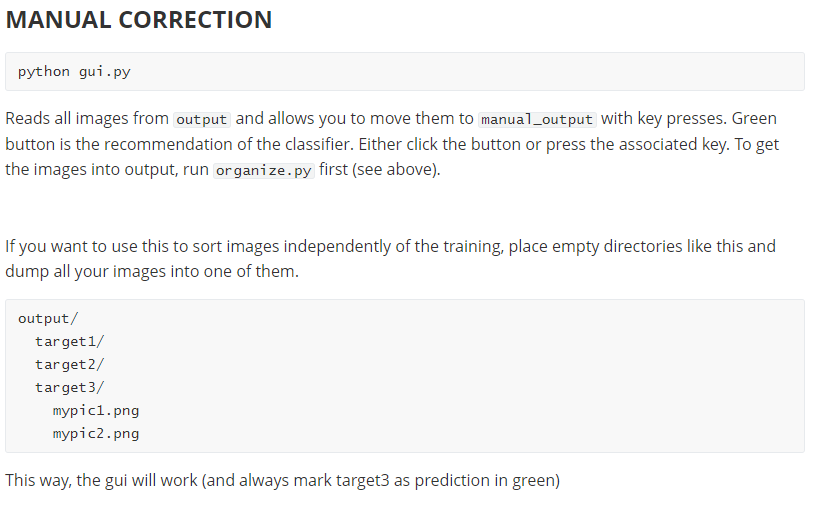
#> input picture Picture.png, 834 x 518 px
$ python visucol.py ../Picture.png
#> lines starting #> are read from the running program, lines starting #| are printed output that depends on the picture
### ambiente/dominance.py
#!/usr/bin/env python3

# original by charles leifer: https://charlesleifer.com/blog/using-python-and-k-means-to-find-the-dominant-colors-in-images/
from collections import namedtuple
from math import sqrt
import random
try:
    import Image
except ImportError:
    from PIL import Image
import shelve
from os import path
import os

MY_PATH = path.abspath(path.dirname(__file__))
DATA_SHELVE_DIR = path.join(MY_PATH, "shelves")
DOMINANT_COLORS_SHELVE = path.join(DATA_SHELVE_DIR, "dominant_colors.shelve") # for each imagepath, contains a list of int-encoded colors
os.makedirs(DATA_SHELVE_DIR, exist_ok=True)

Point = namedtuple('Point', ('coords', 'n', 'ct'))
Cluster = namedtuple('Cluster', ('points', 'center', 'n'))

def get_points(img):
    points = []
    w, h = img.size
    for count, color in img.getcolors(w * h):
        points.append(Point(color, 3, count))
    return points

rtoh = lambda rgb: '#%s' % ''.join(('%02x' % p for p in rgb))

def colorz(filename, n=3):
    img = Image.open(filename)
    img.thumbnail((200, 200))

    # mainly needed for gifs
    rgb_img = img.convert('RGB')
    img = rgb_img

    w, h = img.size

    points = get_points(img)
    try:
        clusters = kmeans(points, n, 1)
    except ValueError as e:
        print("Encoundered ValueError in kmeans because there are not enough colors for making {} clusters.\nUsing only one cluster to be on the safe side...".format(n))
        clustersx = kmeans(points, k=1, min_diff=1)
        # use the clustersx n times
        clusters = clustersx * n
    rgbs = [map(int, c.center.coords) for c in clusters]
    return map(rtoh, rgbs)

def euclidean(p1, p2):
    return sqrt(sum([
        (p1.coords[i] - p2.coords[i]) ** 2 for i in range(p1.n)
    ]))

def calculate_center(points, n):
    vals = [0.0 for i in range(n)]
    plen = 0
    for p in points:
        plen += p.ct
        for i in range(n):
            vals[i] += (p.coords[i] * p.ct)
    return Point([(v / plen) for v in vals], n, 1)

def kmeans(points, k, min_diff):
    clusters = [Cluster([p], p, p.n) for p in random.sample(points, k)]

    while 1:
        plists = [[] for i in range(k)]

        for p in points:
            smallest_distance = float('Inf')
            for i in range(k):
                distance = euclidean(p, clusters[i].center)
                if distance < smallest_distance:
                    smallest_distance = distance
                    idx = i
            plists[idx].append(p)

        diff = 0
        for i in range(k):
            old = clusters[i]
            center = calculate_center(plists[i], old.n)
            new = Cluster(plists[i], center, old.n)
            clusters[i] = new
            diff = max(diff, euclidean(old.center, new.center))

        if diff < min_diff:
            break

    return clusters

def str_color_to_int(colo):
    if colo.startswith('#'):
        colo = colo[1:]
    i = int(colo, 16)
    if i >= 2**23:
        i -= 2**24
    return i

def int_to_color_str(int_colo):
    return '#%06x'%((int_colo+2**24)%2**24)

def extract_color_information(imagepath, num_colors=5, shelfpath=DOMINANT_COLORS_SHELVE, reuse=True, verbose=True):
    with shelve.open(shelfpath) as shelf:
        fpath = path.normpath(path.abspath(imagepath))
        if verbose:
            print("Extracting color info from {}".format(fpath))
        if reuse and fpath in shelf.keys():
            return # we already have the colors
        shelf[fpath] = list(map(str_color_to_int, colorz(imagepath, n=num_colors)))

# [8 lines left out: function setup_for_all_dirs, not called in this run]

### ambiente/visucol.py
#!/usr/bin/env python3
import sys
from PIL import Image, ImageOps
import dominance as d
import shelve
from os import path

def add_borders(image, colors_as_hex):
    return image

def visualize_colors(impath):
    imp = path.normpath(path.abspath(impath))
    d.extract_color_information(imp, reuse=True) # if it is already there, it will be reused
#> in colorz, img is the input picture: PIL image 834x518 RGBA; mean R, G, B, A 246.4, 246.4, 246.5, 255
#> in colorz, `img.thumbnail((200, 200))`:
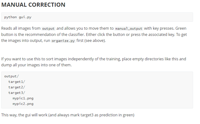
#> img: PIL image 200x124 RGBA; mean R, G, B, A 246.2, 246.2, 246.3, 255
#> the loop in get_points, `for count, color in img.getcolors(w * h):` made 2938 passes
#> (count, color) on passes 1, 2, 4: (11805, (255, 255, 255)), (71, (254, 255, 255)), (1, (129, 127, 124))
#> after the loop in get_points, `for count, color in img.getcolors(w * h):`: points = 2938 items
#> in kmeans, `clusters = [Cluster([p], p, p.n) for p in random.sample(points, k)]`: clusters = 5 items
#> after the loop in kmeans, `while 1:`: idx = 3
#> in colorz, `clusters = kmeans(points, n, 1)`: clusters = 5 items
#> in str_color_to_int, `colo = colo[1:]`: colo = 'cbcaca'
#> in str_color_to_int, `i = int(colo, 16)`: i = 13355722
#> in str_color_to_int, `i -= 2**24`: i = -3421494
    with shelve.open(d.DOMINANT_COLORS_SHELVE) as colorshelf:
        colors_as_ints = colorshelf[imp]
    colors_as_hex = list(map(d.int_to_color_str, colors_as_ints))
    print("Relevant Colors: {}".format(colors_as_hex))
    with Image.open(imp) as image:
        for colo in colors_as_hex:
            image = ImageOps.expand(image, border=100, fill=colo)
#> this loop made 5 passes
#> pass 1, in visualize_colors, `image = ImageOps.expand(image, border=100, fill=colo)`:
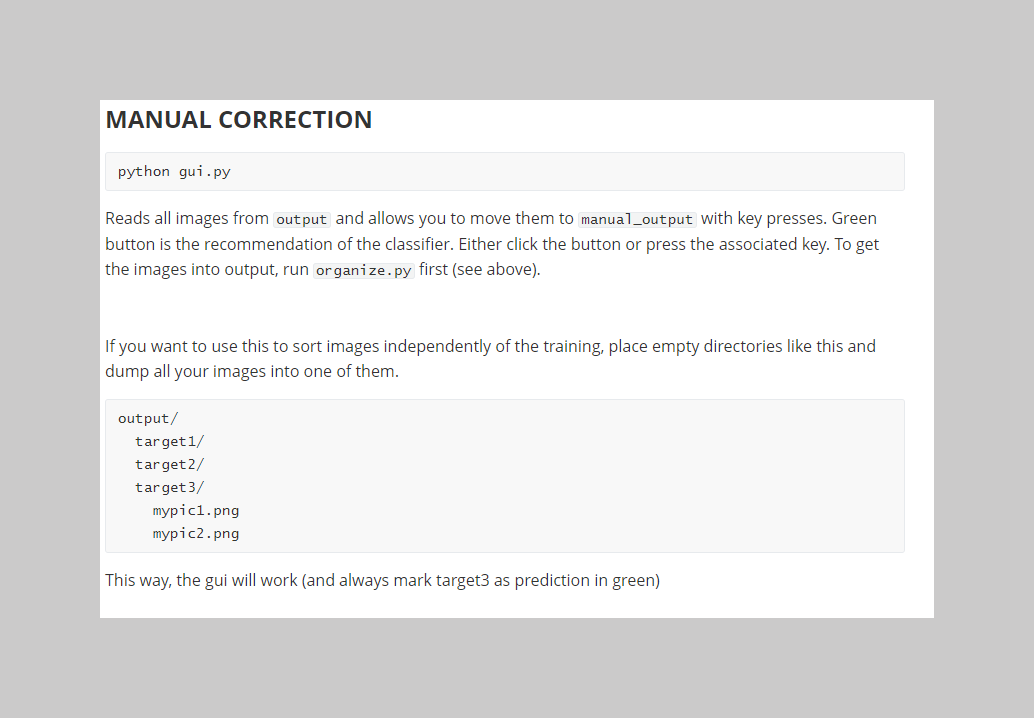
#> image: PIL image 1034x718 RGBA; mean R, G, B, A 228.2, 227.8, 227.9, 255
#> pass 2, in visualize_colors, `image = ImageOps.expand(image, border=100, fill=colo)`:
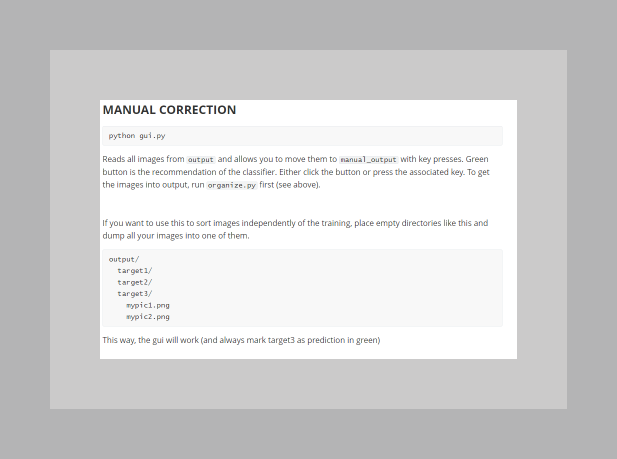
#> image: PIL image 1234x918 RGBA (shown at 1/2 size); mean R, G, B, A 211.6, 211.4, 211.7, 255
#> pass 3, in visualize_colors, `image = ImageOps.expand(image, border=100, fill=colo)`:
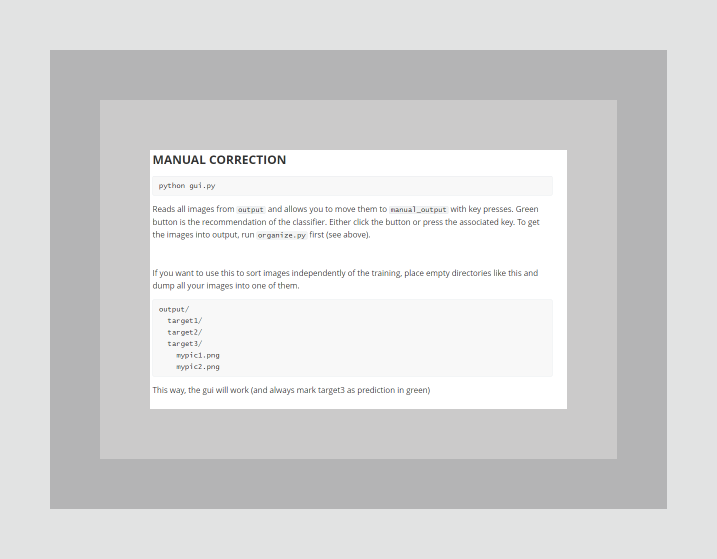
#> image: PIL image 1434x1118 RGBA (shown at 1/2 size); mean R, G, B, A 215.8, 215.9, 216.2, 255
#> after the loop:
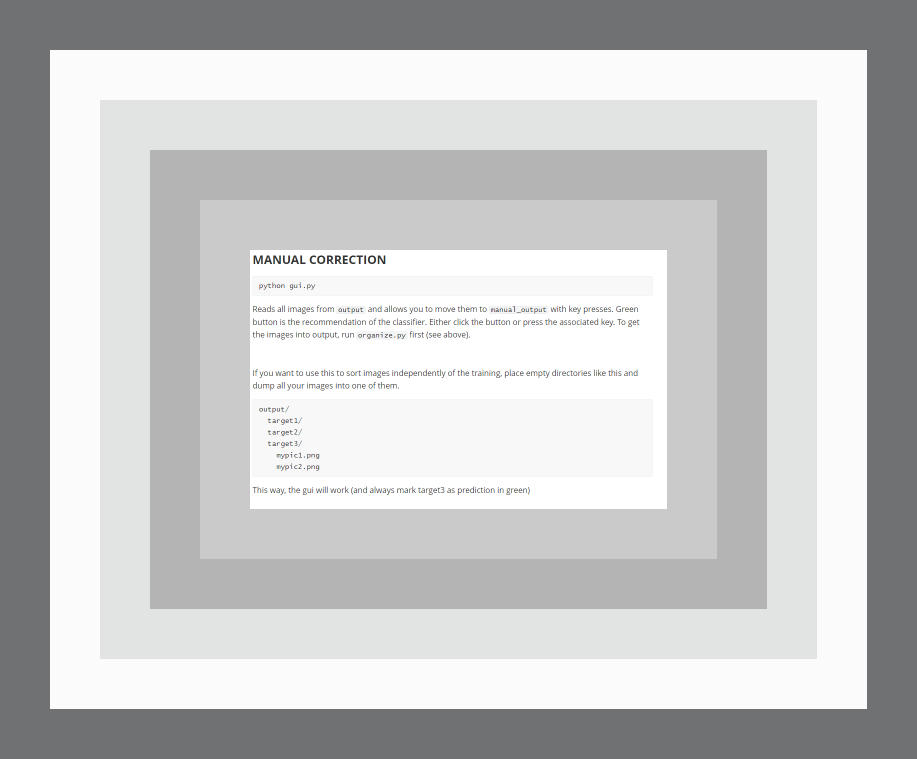
#> image: PIL image 1834x1518 RGBA (shown at 1/2 size); mean R, G, B, A 199.3, 199.6, 199.9, 255
        image.show()

if __name__ == "__main__":
    visualize_colors(impath=sys.argv[1])
